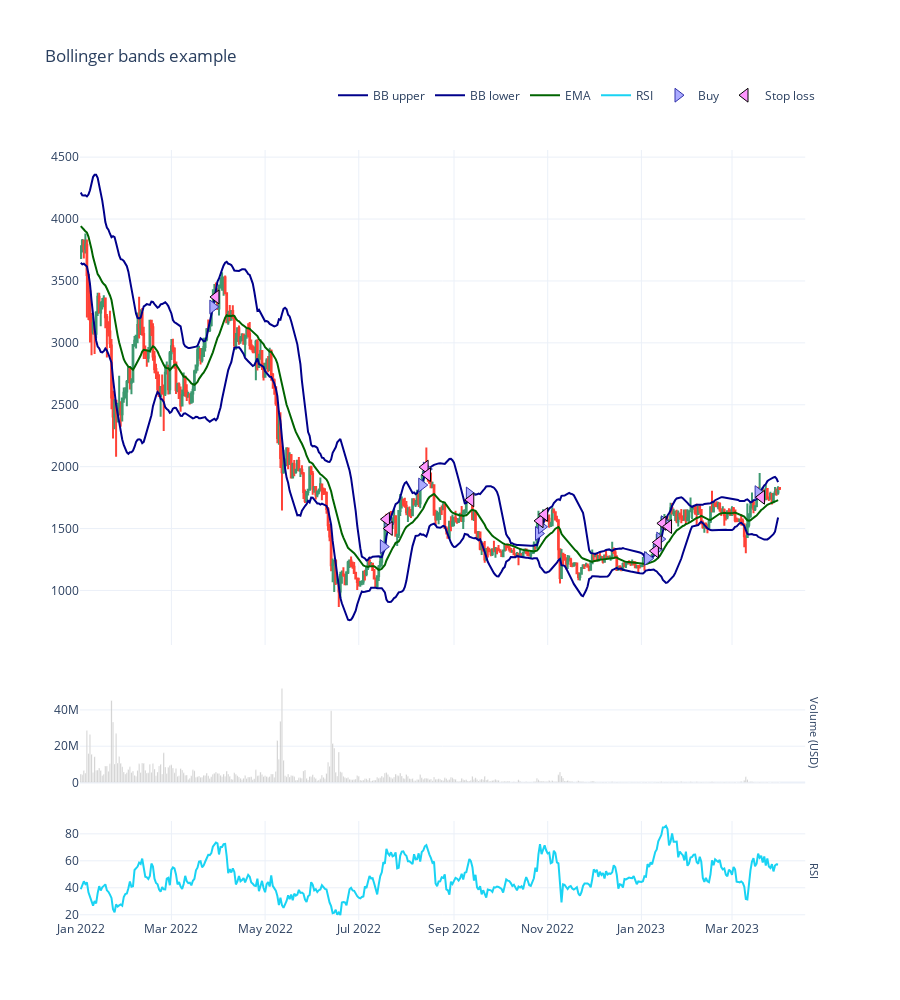

The notebook cell saved with this chart:
### Markdown cell above
### Price action and technical indicators

- Plot the prica action for the trading pair we backtested.
- Overlay trades on the top of technical indicators

### Code cell
from tradeexecutor.visual.single_pair import visualise_single_pair, visualise_single_pair_positions_with_duration_and_slippage
from tradingstrategy.charting.candle_chart import VolumeBarMode

figure = visualise_single_pair(
    state,
    universe.universe.candles,
    start_at=START_AT,
    end_at=END_AT,
    volume_bar_mode=VolumeBarMode.separate,
    volume_axis_name="Volume (USD)",
    height = 1000,
)

figure.show()

### Figure 1 — Plotly figure (JSON) as saved in the notebook; plotly's stock layout.template omitted (floating-point values rounded to 4 significant figures; data arrays with more than 128 entries replaced by an {"elided": "..."} marker saying what was removed)
{"data": [{"marker": {"color": "rgba(128,128,128,0.5)"}, "showlegend": false, "type": "bar", "x": {"elided": "456 str values"}, "xaxis": "x2", "y": {"elided": "456 float values"}, "yaxis": "y2"}, {"close": {"elided": "456 float values"}, "high": {"elided": "456 float values"}, "hoverinfo": "text", "low": {"elided": "456 float values"}, "open": {"elided": "456 float values"}, "showlegend": false, "text": {"elided": "456 str values"}, "type": "candlestick", "x": {"elided": "456 str values"}, "xaxis": "x", "yaxis": "y"}, {"line": {"color": "darkblue", "shape": "linear"}, "mode": "lines", "name": "BB upper", "type": "scatter", "x": {"elided": "455 str values"}, "xaxis": "x", "y": {"elided": "455 float values"}, "yaxis": "y"}, {"line": {"color": "darkblue", "shape": "linear"}, "mode": "lines", "name": "BB lower", "type": "scatter", "x": {"elided": "455 str values"}, "xaxis": "x", "y": {"elided": "455 float values"}, "yaxis": "y"}, {"line": {"color": "darkgreen", "shape": "linear"}, "mode": "lines", "name": "EMA", "type": "scatter", "x": {"elided": "455 str values"}, "xaxis": "x", "y": {"elided": "455 float values"}, "yaxis": "y"}, {"line": {"shape": "linear"}, "mode": "lines", "name": "RSI", "type": "scatter", "x": {"elided": "455 str values"}, "xaxis": "x3", "y": {"elided": "455 float values"}, "yaxis": "y3"}, {"hoverinfo": "text", "marker": {"color": "#aaaaff", "line": {"color": "#3333aa", "width": 1}, "size": 12, "symbol": "triangle-right"}, "mode": "markers", "name": "Buy", "text": ["Buy WETH<br><br>Executed at: 2022-03-28 00:00:00<br>Value: 2500.0000 USD<br>Quantity: 0.759466 WETH<br><br>Mid-price: 3290.1418 WETH / USD<br>Executed at price: 3291.7868 WETH / USD<br>Estimated execution price: 3291.7868 WETH / USD<br><br>Fees paid: $1.25<br>Fees planned: $1.25<br>Fees: 0.0005 %", "Buy WETH<br><br>Executed at: 2022-07-17 00:00:00<br>Value: 2529.3819 USD<br>Quantity: 1.867199 WETH<br><br>Mid-price: 1353.9628 WETH / USD<br>Executed at price: 1354.6398 WETH / USD<br>Estimated execution price: 1354.6398 WETH / USD<br><br>Fees paid: $1.26<br>Fees planned: $1.26<br>Fees: 0.0005 %", "Buy WETH<br><br>Executed at: 2022-07-20 00:00:00<br>Value: 2734.7773 USD<br>Quantity: 1.774698 WETH<br><br>Mid-price: 1540.2116 WETH / USD<br>Executed at price: 1540.9817 WETH / USD<br>Estimated execution price: 1540.9817 WETH / USD<br><br>Fees paid: $1.37<br>Fees planned: $1.37<br>Fees: 0.0005 %", "Buy WETH<br><br>Executed at: 2022-08-11 00:00:00<br>Value: 2698.0504 USD<br>Quantity: 1.456441 WETH<br><br>Mid-price: 1851.5694 WETH / USD<br>Executed at price: 1852.4952 WETH / USD<br>Estimated execution price: 1852.4952 WETH / USD<br><br>Fees paid: $1.35<br>Fees planned: $1.35<br>Fees: 0.0005 %", "Buy WETH<br><br>Executed at: 2022-08-14 00:00:00<br>Value: 2801.8630 USD<br>Quantity: 1.413891 WETH<br><br>Mid-price: 1980.6785 WETH / USD<br>Executed at price: 1981.6689 WETH / USD<br>Estimated execution price: 1981.6689 WETH / USD<br><br>Fees paid: $1.40<br>Fees planned: $1.40<br>Fees: 0.0005 %", "Buy WETH<br><br>Executed at: 2022-09-11 00:00:00<br>Value: 2768.4421 USD<br>Quantity: 1.555183 WETH<br><br>Mid-price: 1779.2493 WETH / USD<br>Executed at price: 1780.1390 WETH / USD<br>Estimated execution price: 1780.1390 WETH / USD<br><br>Fees paid: $1.38<br>Fees planned: $1.38<br>Fees: 0.0005 %", "Buy WETH<br><br>Executed at: 2022-10-26 00:00:00<br>Value: 2730.3652 USD<br>Quantity: 1.869076 WETH<br><br>Mid-price: 1460.0800 WETH / USD<br>Executed at price: 1460.8101 WETH / USD<br>Estimated execution price: 1460.8101 WETH / USD<br><br>Fees paid: $1.37<br>Fees planned: $1.37<br>Fees: 0.0005 %", "Buy WETH<br><br>Executed at: 2022-10-28 00:00:00<br>Value: 2824.3888 USD<br>Quantity: 1.864700 WETH<br><br>Mid-price: 1513.9046 WETH / USD<br>Executed at price: 1514.6616 WETH / USD<br>Estimated execution price: 1514.6616 WETH / USD<br><br>Fees paid: $1.41<br>Fees planned: $1.41<br>Fees: 0.0005 %", "Buy WETH<br><br>Executed at: 2023-01-05 00:00:00<br>Value: 2916.2450 USD<br>Quantity: 2.316020 WETH<br><br>Mid-price: 1258.5331 WETH / USD<br>Executed at price: 1259.1624 WETH / USD<br>Estimated execution price: 1259.1624 WETH / USD<br><br>Fees paid: $1.46<br>Fees planned: $1.46<br>Fees: 0.0005 %", "Buy WETH<br><br>Executed at: 2023-01-11 00:00:00<br>Value: 2984.8266 USD<br>Quantity: 2.237274 WETH<br><br>Mid-price: 1333.4685 WETH / USD<br>Executed at price: 1334.1353 WETH / USD<br>Estimated execution price: 1334.1353 WETH / USD<br><br>Fees paid: $1.49<br>Fees planned: $1.49<br>Fees: 0.0005 %", "Buy WETH<br><br>Executed at: 2023-01-13 00:00:00<br>Value: 3044.2130 USD<br>Quantity: 2.150270 WETH<br><br>Mid-price: 1415.0277 WETH / USD<br>Executed at price: 1415.7352 WETH / USD<br>Estimated execution price: 1415.7352 WETH / USD<br><br>Fees paid: $1.52<br>Fees planned: $1.52<br>Fees: 0.0005 %", "Buy WETH<br><br>Executed at: 2023-01-16 00:00:00<br>Value: 3179.1079 USD<br>Quantity: 2.052605 WETH<br><br>Mid-price: 1548.0421 WETH / USD<br>Executed at price: 1548.8161 WETH / USD<br>Estimated execution price: 1548.8161 WETH / USD<br><br>Fees paid: $1.59<br>Fees planned: $1.59<br>Fees: 0.0005 %", "Buy WETH<br><br>Executed at: 2023-03-18 00:00:00<br>Value: 3144.7929 USD<br>Quantity: 1.755874 WETH<br><br>Mid-price: 1790.1178 WETH / USD<br>Executed at price: 1791.0129 WETH / USD<br>Estimated execution price: 1791.0129 WETH / USD<br><br>Fees paid: $1.57<br>Fees planned: $1.57<br>Fees: 0.0005 %"], "type": "scatter", "x": ["2022-03-28T00:00:00", "2022-07-17T00:00:00", "2022-07-20T00:00:00", "2022-08-11T00:00:00", "2022-08-14T00:00:00", "2022-09-11T00:00:00", "2022-10-26T00:00:00", "2022-10-28T00:00:00", "2023-01-05T00:00:00", "2023-01-11T00:00:00", "2023-01-13T00:00:00", "2023-01-16T00:00:00", "2023-03-18T00:00:00"], "xaxis": "x", "y": [3290.0, 1354.0, 1540.0, 1852.0, 1981.0, 1779.0, 1460.0, 1514.0, 1259.0, 1333.0, 1415.0, 1548.0, 1790.0], "yaxis": "y"}, {"hoverinfo": "text", "marker": {"color": "#aaaaff", "line": {"color": "#3333aa", "width": 1}, "size": 12, "symbol": "triangle-left"}, "mode": "markers", "name": "Sell", "text": [], "type": "scatter", "x": [], "xaxis": "x", "y": [], "yaxis": "y"}, {"hoverinfo": "text", "marker": {"line": {"color": "black", "width": 1}, "size": 12, "symbol": "triangle-left"}, "mode": "markers", "name": "Stop loss", "text": ["Stop loss WETH<br><br>Trigger was at 3388.8323 WETH / USD<br><br>Executed at: 2022-03-30 00:30:00<br>Value: 2558.7637 USD<br>Quantity: 0.759466 WETH<br><br>Mid-price: 3370.8473 WETH / USD<br>Executed at price: 3369.1619 WETH / USD<br>Estimated execution price: 3369.1619 WETH / USD<br><br>Fees paid: $1.28<br>Fees planned: $1.28<br>Fees: 0.0005 %", "Stop loss WETH<br><br>Trigger was at 1609.7332 WETH / USD<br><br>Executed at: 2022-07-19 00:30:00<br>Value: 2940.1728 USD<br>Quantity: 1.867199 WETH<br><br>Mid-price: 1575.4314 WETH / USD<br>Executed at price: 1574.6436 WETH / USD<br>Estimated execution price: 1574.6436 WETH / USD<br><br>Fees paid: $1.47<br>Fees planned: $1.47<br>Fees: 0.0005 %", "Stop loss WETH<br><br>Trigger was at 1509.4074 WETH / USD<br><br>Executed at: 2022-07-20 20:30:00<br>Value: 2661.3236 USD<br>Quantity: 1.774698 WETH<br><br>Mid-price: 1500.3425 WETH / USD<br>Executed at price: 1499.5923 WETH / USD<br>Estimated execution price: 1499.5923 WETH / USD<br><br>Fees paid: $1.33<br>Fees planned: $1.33<br>Fees: 0.0005 %", "Stop loss WETH<br><br>Trigger was at 1997.5508 WETH / USD<br><br>Executed at: 2022-08-13 04:45:00<br>Value: 2905.6755 USD<br>Quantity: 1.456441 WETH<br><br>Mid-price: 1996.0497 WETH / USD<br>Executed at price: 1995.0516 WETH / USD<br>Estimated execution price: 1995.0516 WETH / USD<br><br>Fees paid: $1.45<br>Fees planned: $1.45<br>Fees: 0.0005 %", "Stop loss WETH<br><br>Trigger was at 1941.0650 WETH / USD<br><br>Executed at: 2022-08-14 17:15:00<br>Value: 2735.0212 USD<br>Quantity: 1.413891 WETH<br><br>Mid-price: 1935.3615 WETH / USD<br>Executed at price: 1934.3938 WETH / USD<br>Estimated execution price: 1934.3938 WETH / USD<br><br>Fees paid: $1.37<br>Fees planned: $1.37<br>Fees: 0.0005 %", "Stop loss WETH<br><br>Trigger was at 1743.6643 WETH / USD<br><br>Executed at: 2022-09-11 22:00:00<br>Value: 2692.2883 USD<br>Quantity: 1.555183 WETH<br><br>Mid-price: 1732.0372 WETH / USD<br>Executed at price: 1731.1712 WETH / USD<br>Estimated execution price: 1731.1712 WETH / USD<br><br>Fees paid: $1.35<br>Fees planned: $1.35<br>Fees: 0.0005 %", "Stop loss WETH<br><br>Trigger was at 1568.1913 WETH / USD<br><br>Executed at: 2022-10-27 00:45:00<br>Value: 2918.4124 USD<br>Quantity: 1.869076 WETH<br><br>Mid-price: 1562.2009 WETH / USD<br>Executed at price: 1561.4198 WETH / USD<br>Estimated execution price: 1561.4198 WETH / USD<br><br>Fees paid: $1.46<br>Fees planned: $1.46<br>Fees: 0.0005 %", "Stop loss WETH<br><br>Trigger was at 1615.1140 WETH / USD<br><br>Executed at: 2022-10-30 00:45:00<br>Value: 3008.1011 USD<br>Quantity: 1.864700 WETH<br><br>Mid-price: 1613.9897 WETH / USD<br>Executed at price: 1613.1827 WETH / USD<br>Estimated execution price: 1613.1827 WETH / USD<br><br>Fees paid: $1.50<br>Fees planned: $1.50<br>Fees: 0.0005 %", "Stop loss WETH<br><br>Trigger was at 1324.0318 WETH / USD<br><br>Executed at: 2023-01-10 03:00:00<br>Value: 3053.4082 USD<br>Quantity: 2.316020 WETH<br><br>Mid-price: 1319.0456 WETH / USD<br>Executed at price: 1318.3861 WETH / USD<br>Estimated execution price: 1318.3861 WETH / USD<br><br>Fees paid: $1.53<br>Fees planned: $1.53<br>Fees: 0.0005 %", "Stop loss WETH<br><br>Trigger was at 1388.7183 WETH / USD<br><br>Executed at: 2023-01-12 00:30:00<br>Value: 3103.5994 USD<br>Quantity: 2.237274 WETH<br><br>Mid-price: 1387.9174 WETH / USD<br>Executed at price: 1387.2234 WETH / USD<br>Estimated execution price: 1387.2234 WETH / USD<br><br>Fees paid: $1.55<br>Fees planned: $1.55<br>Fees: 0.0005 %", "Stop loss WETH<br><br>Trigger was at 1548.8068 WETH / USD<br><br>Executed at: 2023-01-15 00:30:00<br>Value: 3314.0028 USD<br>Quantity: 2.150270 WETH<br><br>Mid-price: 1541.9741 WETH / USD<br>Executed at price: 1541.2031 WETH / USD<br>Estimated execution price: 1541.2031 WETH / USD<br><br>Fees paid: $1.66<br>Fees planned: $1.66<br>Fees: 0.0005 %", "Stop loss WETH<br><br>Trigger was at 1517.0813 WETH / USD<br><br>Executed at: 2023-01-18 16:30:00<br>Value: 3110.4779 USD<br>Quantity: 2.052605 WETH<br><br>Mid-price: 1516.1386 WETH / USD<br>Executed at price: 1515.3806 WETH / USD<br>Estimated execution price: 1515.3806 WETH / USD<br><br>Fees paid: $1.56<br>Fees planned: $1.56<br>Fees: 0.0005 %", "Stop loss WETH<br><br>Trigger was at 1754.3155 WETH / USD<br><br>Executed at: 2023-03-20 04:00:00<br>Value: 3075.7432 USD<br>Quantity: 1.755874 WETH<br><br>Mid-price: 1752.5642 WETH / USD<br>Executed at price: 1751.6880 WETH / USD<br>Estimated execution price: 1751.6880 WETH / USD<br><br>Fees paid: $1.54<br>Fees planned: $1.54<br>Fees: 0.0005 %"], "type": "scatter", "x": ["2022-03-30T00:30:00", "2022-07-19T00:30:00", "2022-07-20T20:30:00", "2022-08-13T04:45:00", "2022-08-14T17:15:00", "2022-09-11T22:00:00", "2022-10-27T00:45:00", "2022-10-30T00:45:00", "2023-01-10T03:00:00", "2023-01-12T00:30:00", "2023-01-15T00:30:00", "2023-01-18T16:30:00", "2023-03-20T04:00:00"], "xaxis": "x", "y": [3371.0, 1575.0, 1500.0, 1996.0, 1935.0, 1732.0, 1562.0, 1614.0, 1319.0, 1388.0, 1542.0, 1516.0, 1753.0], "yaxis": "y"}, {"hoverinfo": "text", "marker": {"line": {"color": "black", "width": 1}, "size": 12, "symbol": "triangle-left"}, "mode": "markers", "name": "Take profit", "text": [], "type": "scatter", "x": [], "xaxis": "x", "y": [], "yaxis": "y"}], "layout": {"annotations": [{"font": {"size": 11}, "showarrow": false, "text": "Volume (USD)", "textangle": 90, "x": 0.98, "xanchor": "left", "xref": "paper", "y": 0.2429, "yanchor": "middle", "yref": "paper"}, {"font": {"size": 11}, "showarrow": false, "text": "RSI", "textangle": 90, "x": 0.98, "xanchor": "left", "xref": "paper", "y": 0.06429, "yanchor": "middle", "yref": "paper"}], "height": 1000, "legend": {"orientation": "h", "x": 1, "xanchor": "right", "y": 1.09, "yanchor": "top"}, "margin": {"t": 150}, "title": {"text": "Bollinger bands example", "y": 0.95}, "xaxis": {"anchor": "y", "domain": [0, 0.98], "matches": "x3", "rangeslider": {"visible": false}, "showticklabels": false}, "xaxis2": {"anchor": "y2", "domain": [0, 0.98], "matches": "x3", "rangeslider": {"visible": false}, "showticklabels": false}, "xaxis3": {"anchor": "y3", "domain": [0, 0.98], "rangeslider": {"visible": false}}, "yaxis": {"anchor": "x", "domain": [0.3571, 1]}, "yaxis2": {"anchor": "x2", "domain": [0.1786, 0.3071]}, "yaxis3": {"anchor": "x3", "domain": [0, 0.1286]}}}
